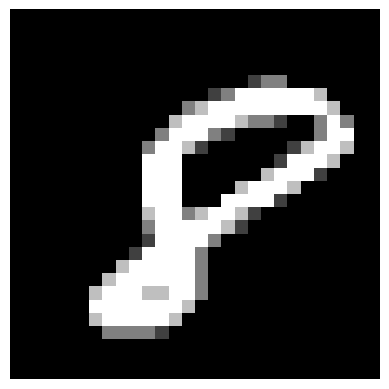
#> input picture analysis/MNIST/images/eight.png, 389 x 389 px
$ python plotter.py
#> lines starting #> are read from the running program, lines starting #| are printed output that depends on the picture
from PIL import Image, ImageDraw, ImageFont
import textwrap

# Load the digit image
digit_image_path = 'images/eight.png'
digit_image = Image.open(digit_image_path)
#> digit_image is the input picture: PIL image 389x389 RGBA; mean R, G, B, A 63.3, 63.3, 63.3, 255

# Text content
true_class = "True class: 8"
concept_true_values = """
Concept True values:
thickness_small = 0
thickness_medium = 0
thickness_large = 0
thickness_xlarge = 1
width_small = 0
width_medium = 0
width_large = 1
width_xlarge = 0
length_small = 0
length_medium = 1
length_large = 0
length_xlarge = 0
"""

concept_pred_values = """
Concept Predicted values:
thickness_small = 0.0000000001
thickness_medium = 0.0000186685
thickness_large = 0.0005014005
thickness_xlarge = 0.9998830557
width_small = 0.0000000024
width_medium = 0.0000000029
width_large = 0.9996578693
width_xlarge = 0.0001057763
length_small = 0.0000208666
length_medium = 0.9997848868
length_large = 0.0000332112
length_xlarge = 0.7118660212
"""

decision_path_gt = """
Decision path in ground truth tree:
IF thickness_xlarge = 1   AND
    width_large = 1   AND
    length_medium = 1
THEN class = 9
"""

decision_path_leaked = """
Decision path in leaked tree:
IF length_xlarge in (0.03, 0.88) AND
    width_xlarge <= 1.00
THEN class = 8
"""

# Create a white image for the text
dpi = 300
text_image_width = 800
text_image_height = 450
text_image = Image.new('RGB', (text_image_width, text_image_height), color='white')
#> text_image: PIL image 800x450 RGB; every value is 255
draw = ImageDraw.Draw(text_image)

# Keywords to be formatted
keywords = {
    "IF": ("orange", "bold"),
    "AND": ("orange", "bold"),
    "THEN": ("blue", "bold"),
    "class = 8": ("green", "bold", "tick"),
    #"class = 9": ("red", "bold", "cross"),
    "= 9": ("red", "bold"),
    "True class: 8": ('black', "bold"),
    "Concept True values:": ('black',"bold"),
    "Concept Predicted values:": ('black',"bold"),
    "Decision path in ground truth tree:": ('black',"bold"),
    "Decision path in leaked tree:": ('black', "bold"),
}

# Use a truetype or opentype font
font_path = "/System/Library/Fonts/Supplemental/Georgia.ttf"  # Update this path to a valid font path
font_size = 16
font = ImageFont.truetype(font_path, font_size)

# Text wrapping and drawing with formatting
margin = 10
offset = 10
tick = "✔"
cross = "✘"

# Function to draw text with formatting
def draw_text_with_formatting(draw, text, font, margin, offset):
    tick = "✔"
    cross = "✘"
    words = text.split(' ')
    for word in words:
        formatted = False
        for key, (color, style, *extra) in keywords.items():
            if key in word:
                if style == "bold":
                    draw.text((margin, offset), word.replace(key, ""), font=font, fill="black")
                    font_style = ImageFont.truetype(font_path, font_size)
                    bbox = draw.textbbox((margin, offset), key, font=font_style)
                    draw.text((margin, offset), key, font=font_style, fill=color)
                    margin += bbox[2] - bbox[0] + 5
                if extra and "tick" in extra:
                    draw.text((margin, offset), tick, font=font_style, fill="green")
                    bbox = draw.textbbox((margin, offset), tick, font=font_style)
                    margin += bbox[2] - bbox[0] + 5
                if extra and "cross" in extra:
                    draw.text((margin, offset), cross, font=font_style, fill="red")
                    bbox = draw.textbbox((margin, offset), cross, font=font_style)
                    margin += bbox[2] - bbox[0] + 5
                formatted = True
                break
        if not formatted:
            draw.text((margin, offset), word, font=font, fill="black")
            bbox = draw.textbbox((margin, offset), word, font=font)
            margin += bbox[2] - bbox[0] + 5
    return margin

# Center the true class text
true_class_bbox = draw.textbbox((0, 0), true_class, font=font)
#> true_class_bbox = (-1, 3, 100, 15)
true_class_width = true_class_bbox[2] - true_class_bbox[0]
#> true_class_width = 101
draw.text(((text_image_width - true_class_width) / 2, offset), true_class, font=font, fill="black")
offset += true_class_bbox[3] - true_class_bbox[1] + 20  # Add some space after the centered text
#> offset = 42

# Draw the concept true values and predicted values side by side
true_values_lines = concept_true_values.strip().split('\n')
pred_values_lines = concept_pred_values.strip().split('\n')

max_lines = max(len(true_values_lines), len(pred_values_lines))
line_height = font.getbbox('A')[3]

for i in range(max_lines):
    if i < len(true_values_lines):
        draw_text_with_formatting(draw, true_values_lines[i], font, margin, offset)
    if i < len(pred_values_lines):
        draw_text_with_formatting(draw, pred_values_lines[i], font, text_image_width // 2 + margin, offset)
    offset += line_height + 5
#> this loop made 13 passes
#> offset on passes 1 to 12: 62, 82, 102, 122, 142, 162, 182, 202, 222, 242, 262, 282
#> after the loop, offset = 302

# Add some space before the decision paths
offset += 20
#> offset = 322

# Split and draw the decision paths side by side
gt_lines = decision_path_gt.strip().split('\n')
leaked_lines = decision_path_leaked.strip().split('\n')

max_lines = max(len(gt_lines), len(leaked_lines))

for i in range(max_lines):
    if i < len(gt_lines):
        draw_text_with_formatting(draw, gt_lines[i], font, margin, offset)
    if i < len(leaked_lines):
        draw_text_with_formatting(draw, leaked_lines[i], font, text_image_width // 2 + margin, offset)
    offset += line_height + 5
#> this loop made 5 passes
#> offset on passes 1 to 5: 342, 362, 382, 402, 422
#> after the loop, offset = 422

# Combine the digit image and text image
combined_width = digit_image.width + text_image.width
#> combined_width = 1189
combined_height = max(digit_image.height, text_image.height)
#> combined_height = 450
combined_image = Image.new('RGB', (combined_width, combined_height), color='white')
#> combined_image: PIL image 1189x450 RGB; every value is 255
combined_image.paste(digit_image, (0, (combined_height - digit_image.height) // 2))
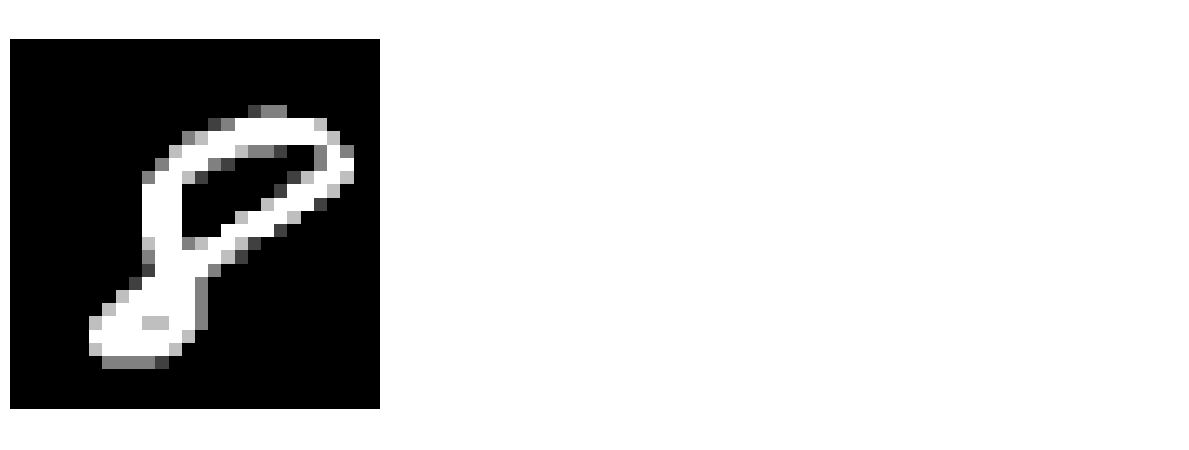
#> combined_image: PIL image 1189x450 RGB; min 0, max 255, mean 200.8
combined_image.paste(text_image, (digit_image.width, 0))
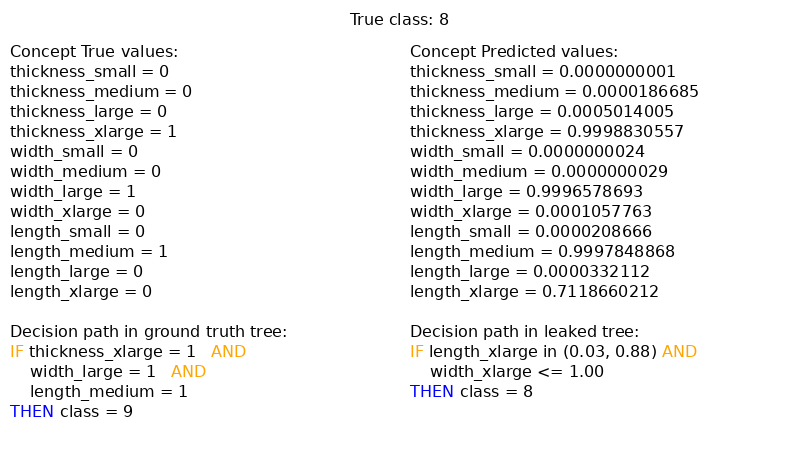
#> text_image: PIL image 800x450 RGB; mean R, G, B 240.5, 240.4, 240.4
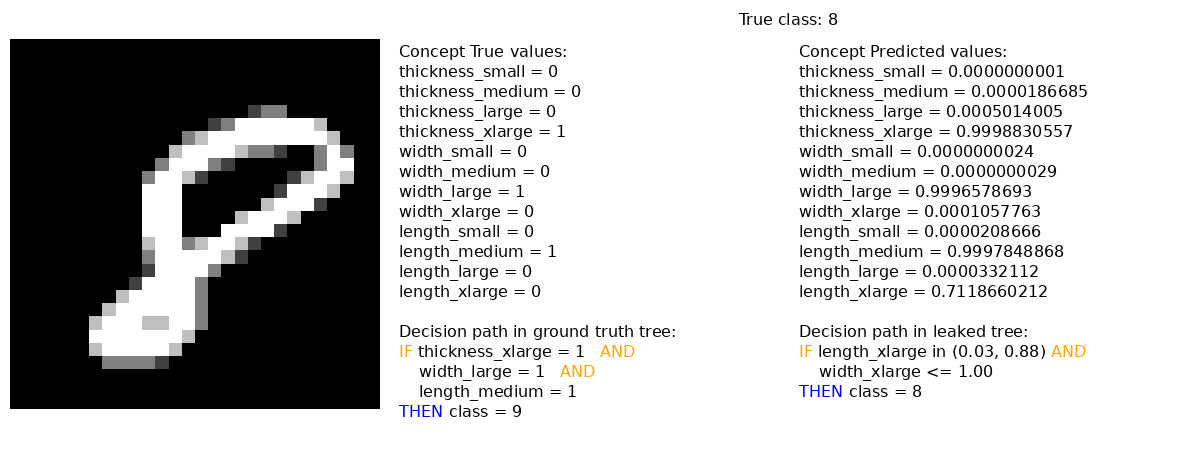
#> combined_image: PIL image 1189x450 RGB; mean R, G, B 191, 190.9, 190.9

# Save the combined image
combined_image.save('./plots/leaky_eight.png')

# Display the combined image
combined_image.show()
